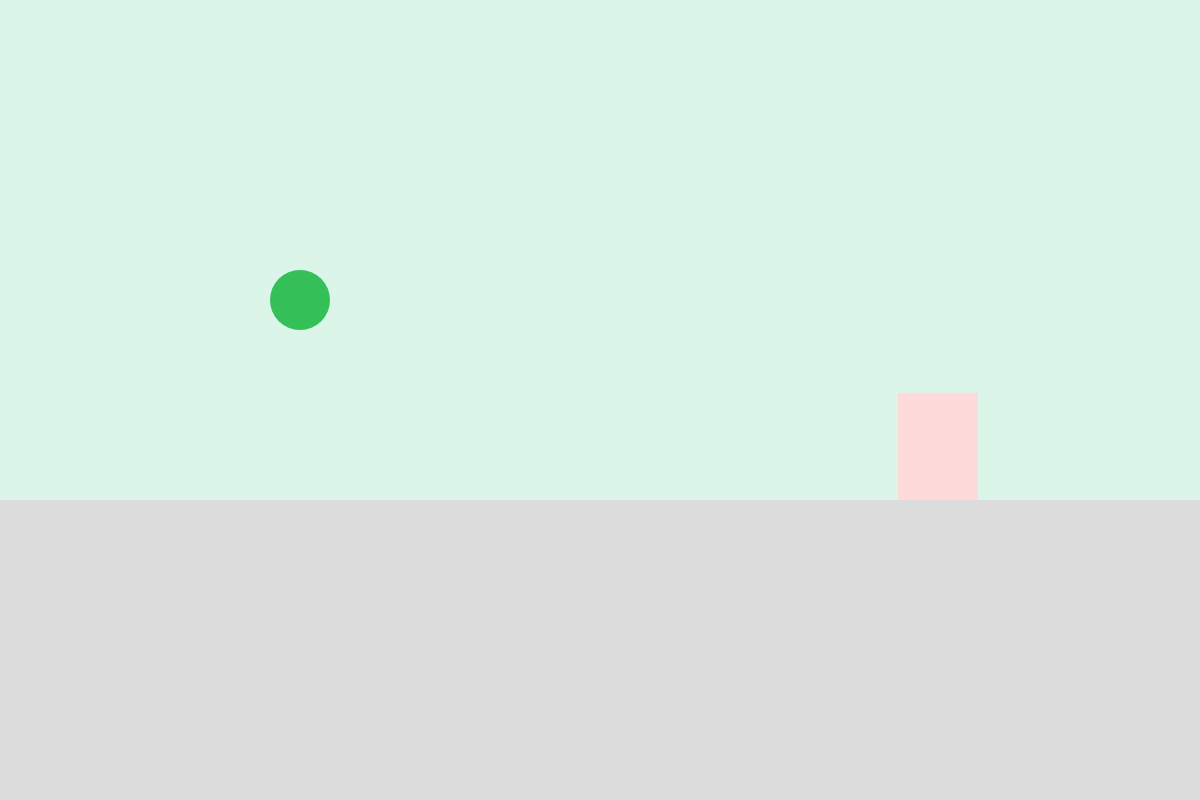
Frame 1 (no input)
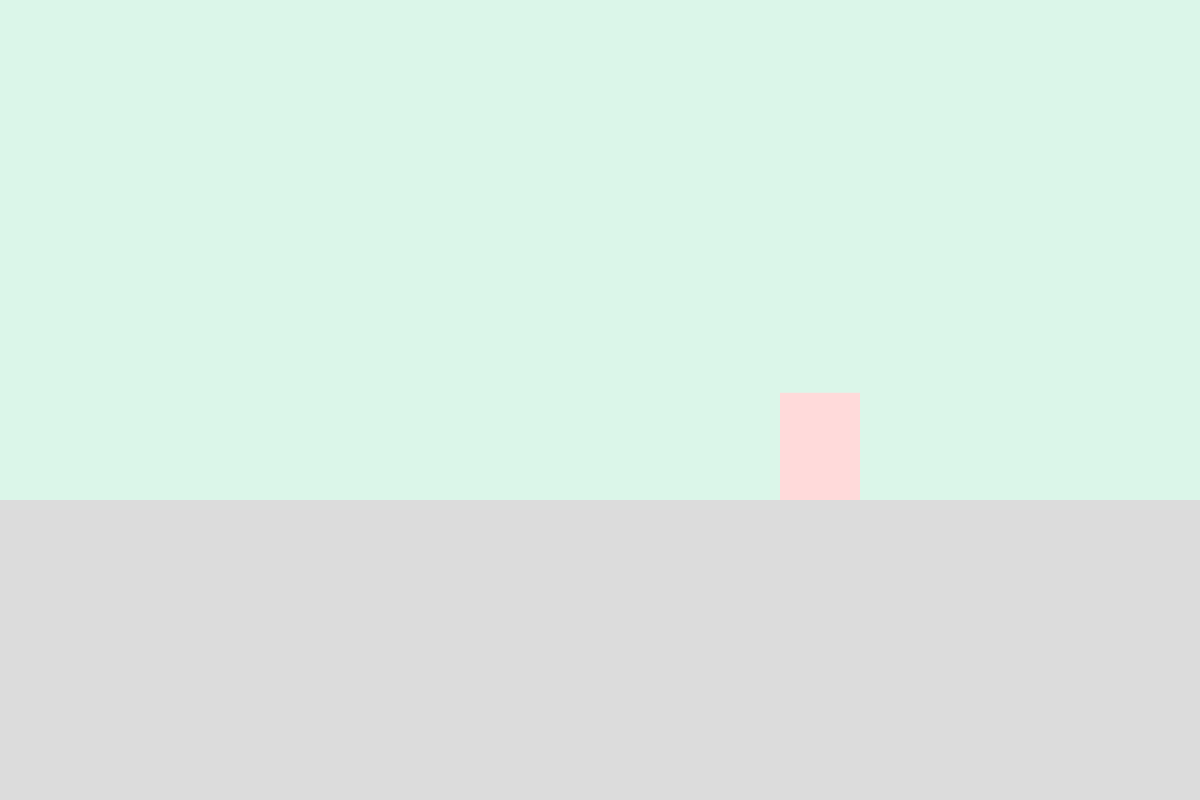
Frame 60 (no input)
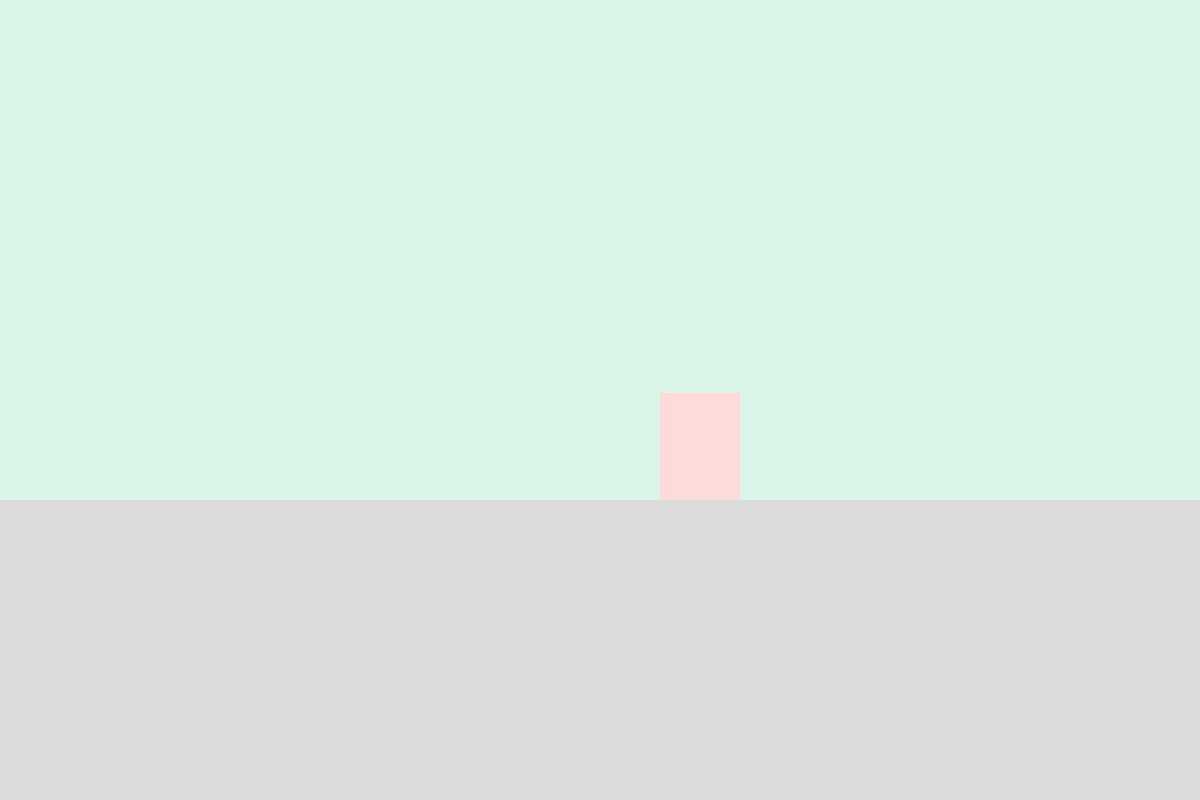
Frame 120 (the mouse pressed at the canvas centre since frame 60)

The p5.js sketch that drew these frames (run headless with seeded random() and noise() and a simulated clock; from frame 60 on, the mouse is pressed at the canvas centre):

// p5.js sketch
// ── sketch.js
let dim

function updatePosition(entity) {
  entity.x += entity.vx;
  entity.y += entity.vy;
}


function createPlayer() {
  return {
    x: 300,
    y: 300,
    vx: 0,
    vy: 0
  };
}

function applyGravity(entity) {
  entity.vy += 0.2;
}

function applyJump(entity) {
  entity.vy = -5;
}

function drawPlayer(entity) {
  push()
  noStroke()
 fill(random(255),random(255),random(255))
  ellipse(entity.x, entity.y, 60);
  pop()

}



function createBlock(y) {
  return {
    x: 900,
    y,
    vx: -2,
    vy: 0
  };
}

function drawBlock(entity) {
  push()
  noStroke()
  fill("#FFDADA")
  rect(entity.x, entity.y, 80, 300);
  pop()
}

function blockIsAlive(entity) {

  return -100 < entity.x;
}


let player;

let blocks;

function addBlocks() {
  let y = random(-100, 100);
  blocks.push(createBlock(y + 350));
}


 function setup() {
  createCanvas(1200, 800);
   push()
  rectMode(CENTER);


  player = createPlayer();

  blocks = [];
   pop()
}

function draw() {
  if (frameCount % 140 === 1) addBlocks(blocks);
  blocks = blocks.filter(blockIsAlive);


  updatePosition(player);
  for (let block of blocks) updatePosition(block);


  applyGravity(player);

  background("#dbf6e9");
  drawPlayer(player);
  for (let block of blocks) drawBlock(block);
  noStroke()
  fill(220)
  rect(0,500,1200,400)
}

function mousePressed() {

  applyJump(player);


  }
